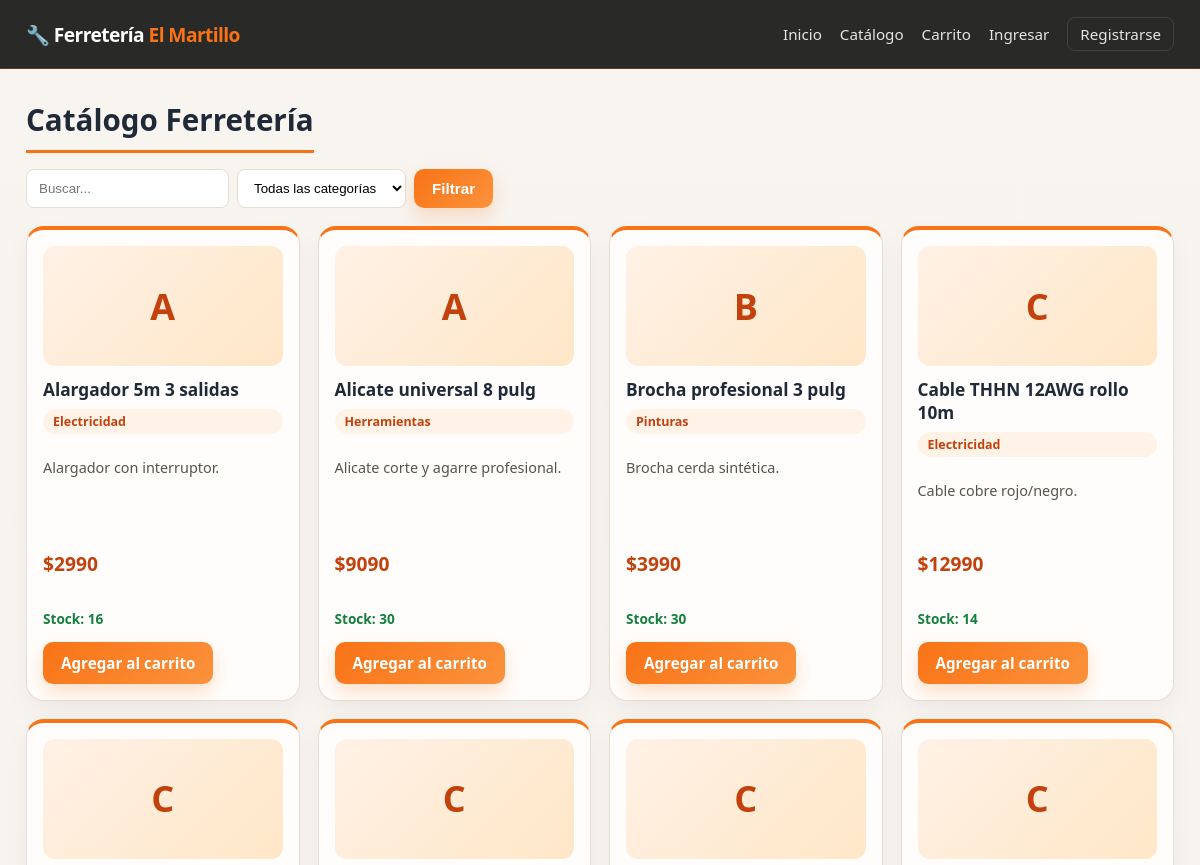
Page /catalogo/ (upper part) on the earlier database version.
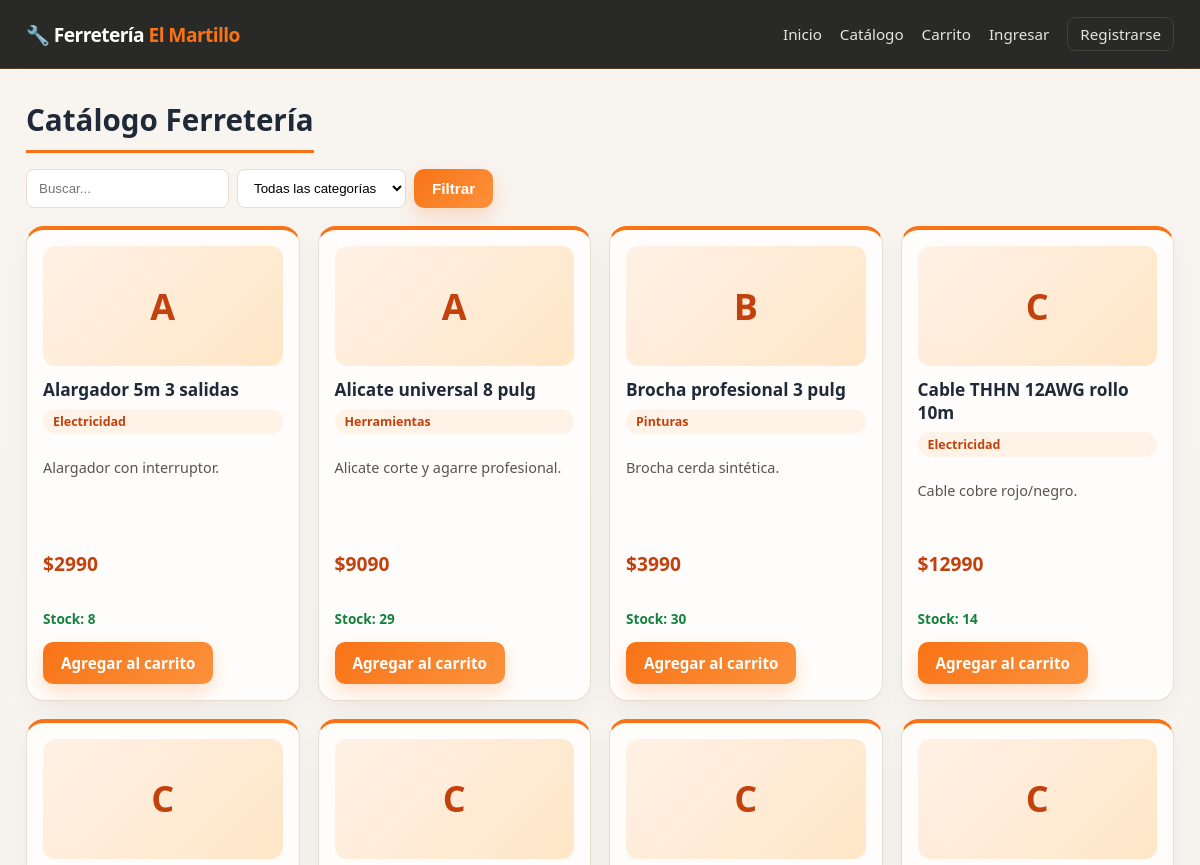
Same page on the later database version.
### productos/models.py (models this page shows, shortened)
class Producto(models.Model):
    nombre = models.CharField(max_length=120)
    descripcion = models.TextField(blank=True, default="")
    precio = models.PositiveIntegerField(help_text="Precio en CLP")
    stock = models.PositiveIntegerField(default=0)
    categoria = models.ForeignKey(
        Categoria, on_delete=models.SET_NULL, null=True, blank=True,
        related_name="productos"
    )
    class Meta:
        ordering = ["nombre"]

class Categoria(models.Model):
    nombre = models.CharField(max_length=80, unique=True)
    descripcion = models.TextField(blank=True, default="")
    class Meta:
        ordering = ["nombre"]
        verbose_name_plural = "categorías"

### productos/views.py (the view)
# urls.py: path("catalogo/", views.tienda, name="tienda"),
def tienda(request):
    q = request.GET.get("q", "").strip()
    cat_id = request.GET.get("categoria", "")
    cat_activa = int(cat_id) if cat_id.isdigit() else 0
    productos = Producto.objects.select_related("categoria").all()
    if cat_activa:
        productos = productos.filter(categoria_id=cat_activa)
    if q:
        productos = productos.filter(nombre__icontains=q)
    categorias = Categoria.objects.all()
    _, _, cart_count = _cart_detalle(_get_cart(request))
    return render(request, "tienda.html", {
        "productos": productos,
        "categorias": categorias,
        "cat_activa": cat_activa,
        "q": q,
        "cart_count": cart_count,
    })

### productos/views.py (called while the page is built, shortened)
def _get_cart(request):
    return request.session.get("carrito", {})

def _cart_detalle(cart):
    items = []
    total = 0
    count = 0
    if not cart:
        return items, total, count

### templates/tienda.html (shortened to what this page needs)
{% extends "base.html" %}
{% block content %}
<h1>Catálogo Ferretería</h1>
<form class="filters" method="get">
  <input type="text" name="q" placeholder="Buscar..." value="{{ q }}">
  <select name="categoria">
    <option value="">Todas las categorías</option>
  </select>
  <button type="submit">Filtrar</button>
</form>
<div class="grid">
{% for p in productos %}
  <article class="card">
    <div class="thumb">{{ p.nombre|first|upper }}</div>
    <h3><a href="{% url 'detalle' p.id %}">{{ p.nombre }}</a></h3>
    <p class="cat">{{ p.categoria.nombre|default:"Sin categoría" }}</p>
    <p class="desc">{{ p.descripcion|truncatewords:12 }}</p>
    <p class="price">${{ p.precio }}</p>
    <p class="stock {% if p.stock == 0 %}out{% elif p.stock <= 5 %}low{% endif %}">
      {% if p.stock == 0 %}Sin stock{% else %}Stock: {{ p.stock }}{% endif %}
    </p>
    {% if p.stock > 0 %}
      <a class="btn" href="{% url 'carrito_agregar' p.id %}">Agregar al carrito</a>
    {% else %}
      <span class="btn disabled">Sin stock</span>
    {% endif %}
  </article>
{% empty %}
  <p>No hay productos.</p>
{% endfor %}
</div>
{% endblock %}

Differences in the rows shown:
changed Producto "Alargador 5m 3 salidas": stock "16" → "8"
changed Producto "Alicate universal 8 pulg": stock "30" → "29"
